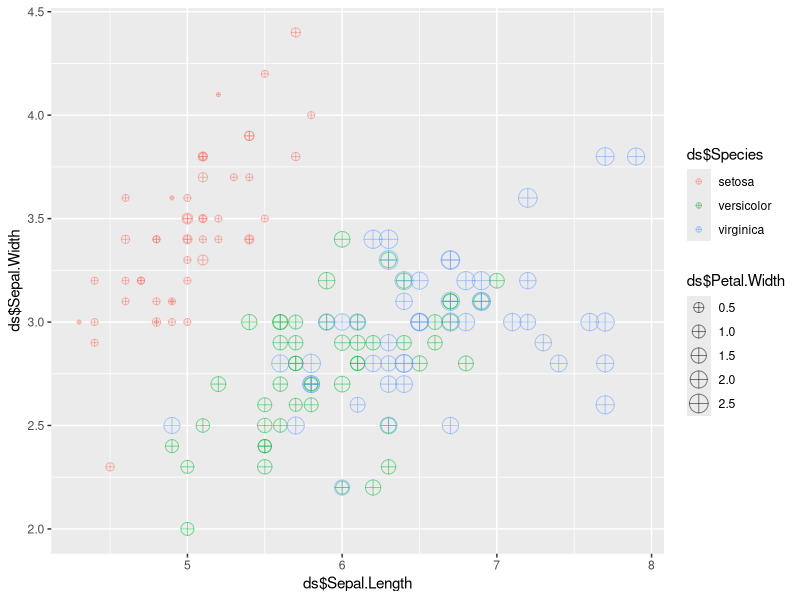
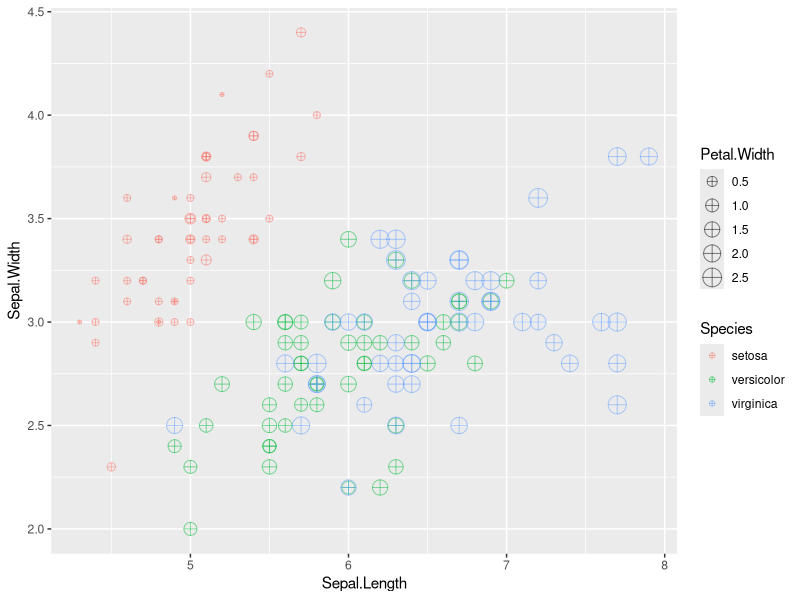

These figures' R source, in order: (Note: this script raises an error after producing the figures.)
# Postwork Sesión 2.
# EQUIPO 6
# INTEGRANTES
# Omar Arellano Carballo
# Emmanuel Acevedo Díaz
# José Bernal Fonseca
# Israel Uriel Ramírez montoya
# Haniel Mizraim Rojo Salazar
# Oscar Herrasti Real

#### Desarrollo
#Objetivo
"Conocer algunas de las bases de datos disponibles en R
Observar algunas características y manipular los DataFrames con dplyr
Realizar visualizaciones con ggplot
1.	Inspecciona el DataSet iris_meaniris disponible directamente en R. Identifica 
las variables que contiene y su tipo, asegúrate de que no hayan datos faltantes 
y que los datos se encuentran listos para usarse.

Se léen los datos y se pasa data set a una variable para su análisis"
ds <- iris
"data frame con los datos"
class(ds)
"descripción de la estructura"
str(ds)
"primeros 6  filas"
head(ds)
"clase del objeto <- data frame"
class(ds)
"ver que dimensión tiene <- 150 5"
dim(ds)
"ver los datos"
View(ds)
"limpieza de datos, validar que no haya NA, todos son TRU <- no hay NA"
complete.cases(ds)

"2.	Crea una gráfica de puntos que contenga Sepal.Lenght en el eje horizontal, 
Sepal.Width en el eje vertical, que identifique Species por color 
y que el tamaño de la figura está representado por Petal.Width. 
Asegúrate de que la geometría contenga shape = 10 y alpha = 0.5.

se carga librería de gráficas"
library(ggplot2)

"se ejecuta la función para crear la gráfica considerando el eje x sepal.length
y las y con sepal.with y se agrega la geometría shape con valor 10 y alpha con valor 0.5"

ggplot(ds, aes(x = ds$Sepal.Length, y = ds$Sepal.Width, 
              color = ds$Species, size = ds$Petal.Width )) +
  geom_point(shape = 10, alpha = 0.5)

"3.	Crea una tabla llamada iris_mean que contenga el promedio de todas las variables 
agrupadas por Species.

cargamos la libreria para el manejo de tablas"
library(dplyr)

"traemos los datos"
ds
"se cargan los datos con las siguientes consideraciones, 
se saca la media de las variables length, width de sepal y length, width de petal
estos valores se agrupan para la media con la variable species"
iris_mean <- ds %>%
          group_by(Species) %>%
          summarize(media_sepal_len = mean(Sepal.Length),
                   media_sepal_wid = mean(Sepal.Width),
                   media_petal_len = mean(Petal.Length),
                   media_petal_wid = mean(Petal.Width))
head(iris_mean)
"resutado completo:"
iris_mean
# A tibble: 3 × 5
"Species    media_sepal_len media_sepal_wid media_petal_len media_petal_wid
<fct>                <dbl>           <dbl>           <dbl>           <dbl>
  1 setosa                5.01            3.43            1.46           0.246
2 versicolor            5.94            2.77            4.26           1.33 
3 virginica             6.59            2.97            5.55           2.03 

4.	Con esta tabla, agrega a tu gráfica anterior otra geometría de puntos 
para agregar los promedios en la visualización. 

Asegúrate que el primer argumento de la geometría sea el nombre de tu tabla y 
que los parámetros sean shape = 23, size = 4, fill = black y stroke = 2. 
También agrega etiquetas, temas y los cambios necesarios para mejorar tu visualización.

se carga librería de gráficas, se pone como referencia pues no se requiere cargarla dos veces"
library(ggplot2)

"se ejecuta la función, con las siguintes consideraciones
grafica original y se graban sus características en la variable graph"
graph <- ggplot(ds, aes(x = Sepal.Length, y = Sepal.Width, 
                        color = Species, size = Petal.Width )) +
  geom_point(shape = 10, alpha = 0.5)

"se pinta la gráfica para ver el resultado"
graph

"se añaden a la función nuevas características y los datos de las medias para incorporarlos
a la gráfica"

graph <- graph +  
  geom_point(data = iris_mean, shape = 23, size = 4, fill = "black", stroke = 2)

"se pinta la gráfica para ver el resultado"
graph  



